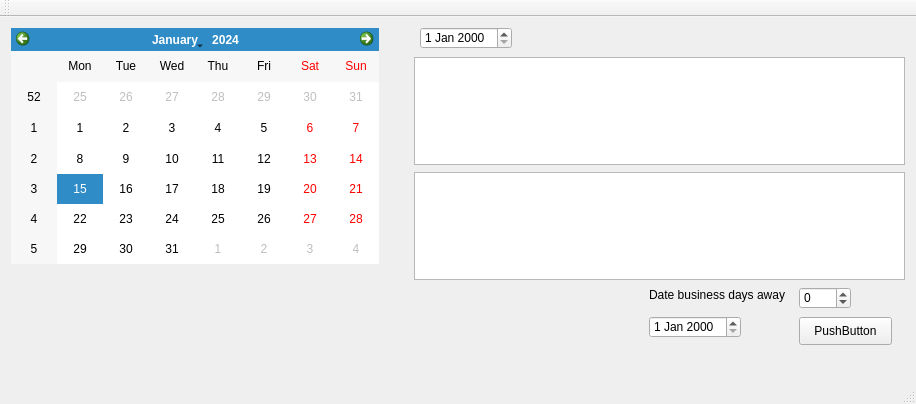
<?xml version="1.0" encoding="UTF-8"?>
<ui version="4.0">
 <class>MainWindow</class>
 <widget class="QMainWindow" name="MainWindow">
  <property name="geometry">
   <rect>
    <x>0</x>
    <y>0</y>
    <width>916</width>
    <height>404</height>
   </rect>
  </property>
  <property name="windowTitle">
   <string>MainWindow</string>
  </property>
  <widget class="QWidget" name="centralWidget">
   <widget class="QLabel" name="label">
    <property name="geometry">
     <rect>
      <x>649</x>
      <y>270</y>
      <width>143</width>
      <height>16</height>
     </rect>
    </property>
    <property name="text">
     <string>Date business days away</string>
    </property>
   </widget>
   <widget class="QDateEdit" name="dateEdit">
    <property name="geometry">
     <rect>
      <x>420</x>
      <y>10</y>
      <width>92</width>
      <height>22</height>
     </rect>
    </property>
    <property name="dateTime">
     <datetime>
      <hour>0</hour>
      <minute>0</minute>
      <second>0</second>
      <year>2000</year>
      <month>1</month>
      <day>1</day>
     </datetime>
    </property>
   </widget>
   <widget class="QTextEdit" name="textEdit">
    <property name="geometry">
     <rect>
      <x>414</x>
      <y>40</y>
      <width>491</width>
      <height>108</height>
     </rect>
    </property>
   </widget>
   <widget class="QCalendarWidget" name="calendarWidget">
    <property name="geometry">
     <rect>
      <x>11</x>
      <y>11</y>
      <width>368</width>
      <height>236</height>
     </rect>
    </property>
   </widget>
   <widget class="QSpinBox" name="spinBox">
    <property name="geometry">
     <rect>
      <x>799</x>
      <y>270</y>
      <width>52</width>
      <height>22</height>
     </rect>
    </property>
    <property name="minimum">
     <number>-100</number>
    </property>
   </widget>
   <widget class="QPushButton" name="pushButton">
    <property name="geometry">
     <rect>
      <x>799</x>
      <y>300</y>
      <width>93</width>
      <height>28</height>
     </rect>
    </property>
    <property name="text">
     <string>PushButton</string>
    </property>
   </widget>
   <widget class="QDateEdit" name="dateEdit_2">
    <property name="geometry">
     <rect>
      <x>649</x>
      <y>299</y>
      <width>92</width>
      <height>22</height>
     </rect>
    </property>
   </widget>
   <widget class="QTextBrowser" name="textBrowser">
    <property name="geometry">
     <rect>
      <x>414</x>
      <y>155</y>
      <width>491</width>
      <height>108</height>
     </rect>
    </property>
   </widget>
  </widget>
  <widget class="QMenuBar" name="menuBar">
   <property name="geometry">
    <rect>
     <x>0</x>
     <y>0</y>
     <width>916</width>
     <height>26</height>
    </rect>
   </property>
  </widget>
  <widget class="QToolBar" name="mainToolBar">
   <attribute name="toolBarArea">
    <enum>TopToolBarArea</enum>
   </attribute>
   <attribute name="toolBarBreak">
    <bool>false</bool>
   </attribute>
  </widget>
  <widget class="QStatusBar" name="statusBar"/>
 </widget>
 <layoutdefault spacing="6" margin="11"/>
 <resources/>
 <connections>
  <connection>
   <sender>calendarWidget</sender>
   <signal>clicked(QDate)</signal>
   <receiver>dateEdit</receiver>
   <slot>setDate(QDate)</slot>
   <hints>
    <hint type="sourcelabel">
     <x>259</x>
     <y>114</y>
    </hint>
    <hint type="destinationlabel">
     <x>354</x>
     <y>119</y>
    </hint>
   </hints>
  </connection>
 </connections>
</ui>
